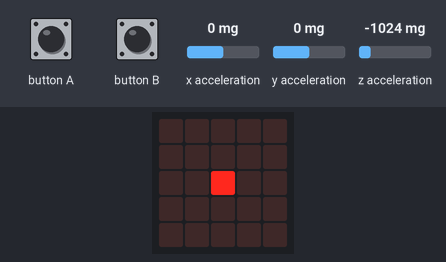
A program run on a simulated BBC micro:bit running MicroPython. On the bench: the board's 5×5 LED display. The inputs (shaded band) are chosen by the test bench; at power-on: x acceleration 0 mg, y acceleration 0 mg, z acceleration -1024 mg.

Above: at 1.27 s.
1.3 s: x acceleration set to -1440 mg
At 1.37 s:
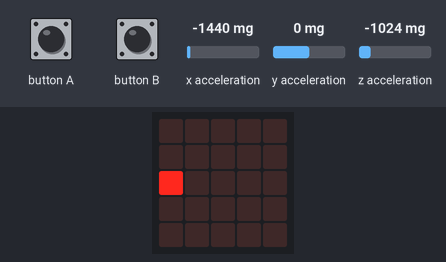
3.1 s: y acceleration set to -1440 mg
At 3.19 s:
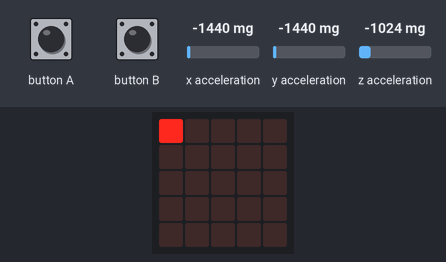
5.2 s: x acceleration set to 0 mg
At 5.32 s:
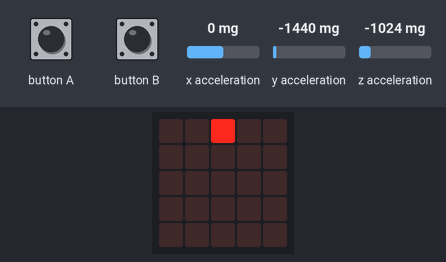
7.3 s: y acceleration set to 0 mg
9.4 s: y acceleration set to 750 mg
At 9.49 s:
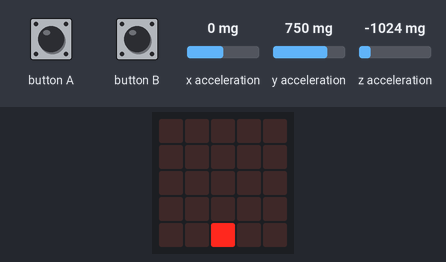
11.5 s: x acceleration set to -1440 mg
At 11.62 s:
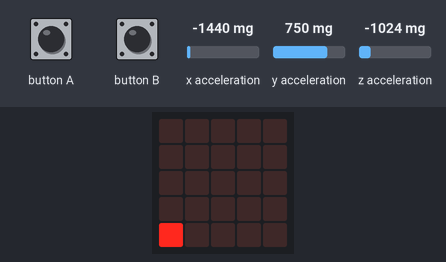

The program:

game_of_life.py
```python
from microbit import *
import time

ll, lm, mm, rm, rr = -500, -250, 0, 250, 500

def convert(image):
    return Image(
        ":".join("".join(("9" if n else "0") for n in line) for line in image)
    )

def empty():
    return [[0]*5 for _ in range(5)]

def add(img1, img2):
    im = empty()
    for y in range(5):
        for x in range(5):
            im[x][y] = (img1[x][y] + img2[x][y]) % 2
    return im

def points(pts):
    img = empty()
    for x, y in pts:
        img[y][x] = 1
    return img

def grid_coordinate(raw):
    i = 0
    if lm < raw < rm:
        i = 2
    elif ll < raw < lm:
        i = 1
    elif raw < ll:
        i = 0
    elif rm < raw < rr:
        i = 3
    elif rr < raw:
        i = 4
    return i

def to_grid(x_raw, y_raw):
    return grid_coordinate(x_raw), grid_coordinate(y_raw)

def neighbours(x, y, world):
    n = 0
    coords = [
        (x-1, y-1),
        (x-1, y),
        (x-1, y+1),
        (x, y-1),
        (x, y+1),
        (x+1, y-1),
        (x+1, y),
        (x+1, y+1),
    ]
    for c in coords:
        if (c[0] % 5, c[1] % 5) in world:
            n += 1
    return n

def evolve(world):
    new = set()
    for y in range(5):
        for x in range(5):
            n = neighbours(x, y, world)
            if n == 3:
                new.add((x, y))
            if n == 2 and (x, y) in world:
                new.add((x, y))
    return new

while True:
    world = set()
    tmp_sum = empty()
    tmp_x, tmp_y = 0, 0

    while not button_a.is_pressed():
        x_raw, y_raw, z_raw = accelerometer.get_values()
        x, y = to_grid(x_raw, y_raw)
        if x != tmp_x or y != tmp_y:
            tmp_sum = points(world)
        img = points([(x, y)])
        tmp_sum = add(tmp_sum, img)
        display.show(convert(tmp_sum))
        if button_b.is_pressed():
            if (x, y) in world:
                world.remove((x, y))
            else:
                world.add((x, y))
            time.sleep(0.15)
        tmp_x, tmp_y = x, y
        time.sleep(0.1)

    while not button_b.is_pressed():
        world = evolve(world)
        display.show(convert(points(world)))
        time.sleep(0.2)

    time.sleep(0.2)
```

Measured:
- after the input at 1.3 s, the display: changes at once (image 1)
- after the input at 3.1 s, the display: changes after 0.05 s (image 2)
- after the input at 5.2 s, the display: first differs from a run without the input after 0.08 s (image 3)
- after the input at 9.4 s, the display: changes at once (image 4)
- after the input at 11.5 s, the display: first differs from a run without the input after 0.07 s (image 5)
